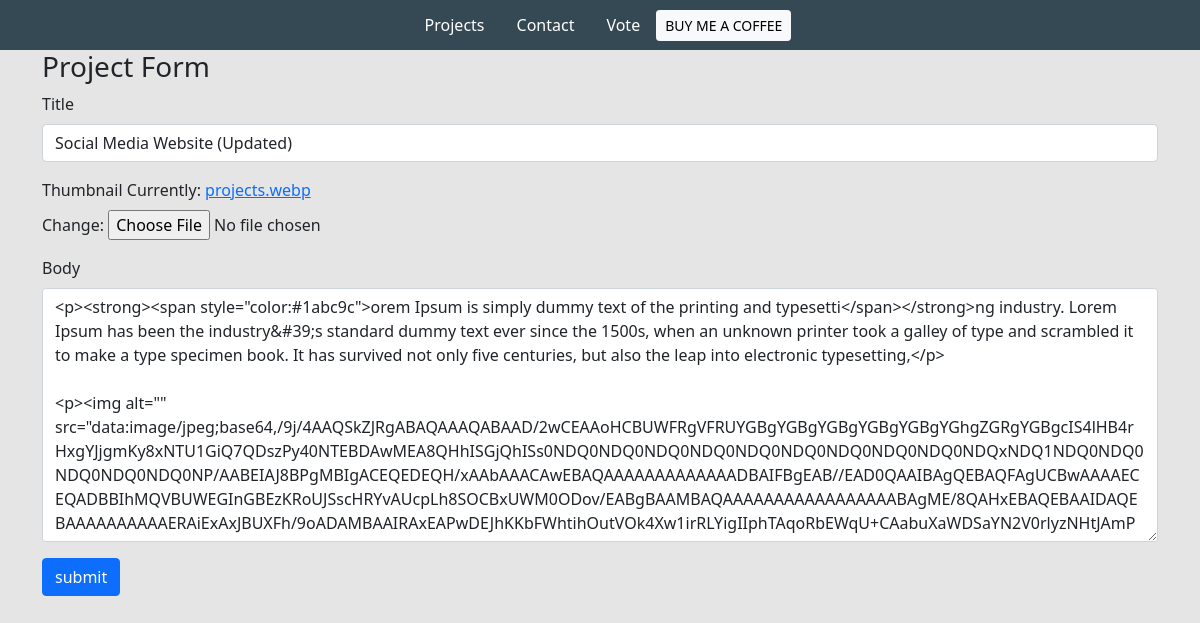
The app's page /edit-project/9f175001-c7e7-47c7-a572-4d70f0634627/, older data.
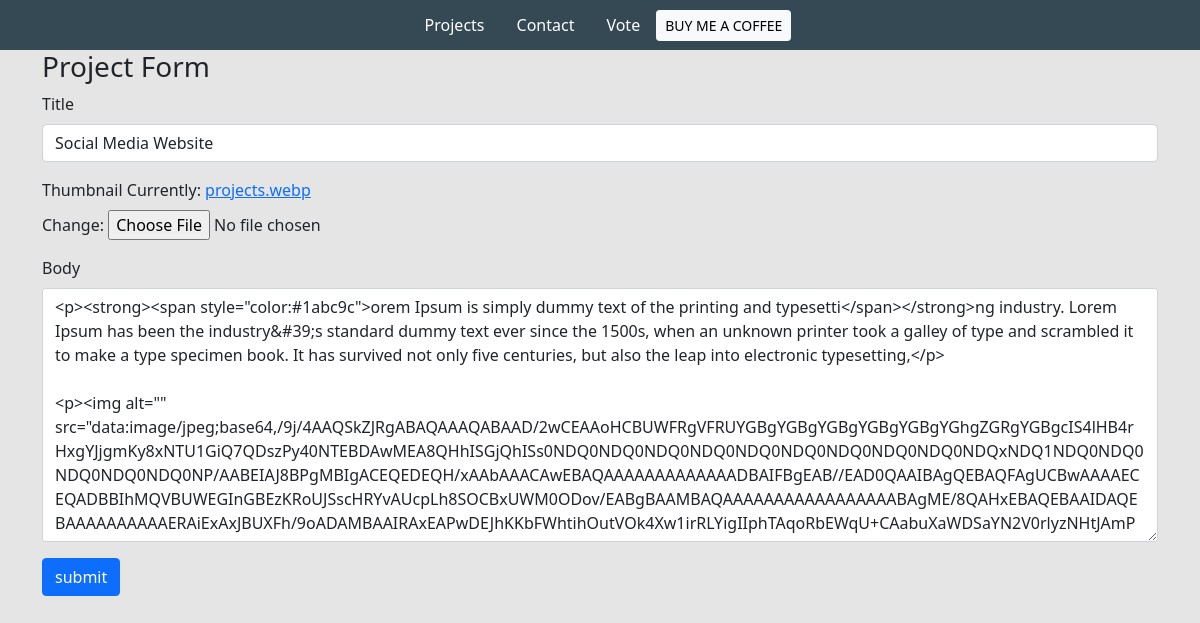
The same page, newer data.
### base/models.py (models this page shows, shortened)
class Project(models.Model):
    title = models.CharField(max_length=200)
    thumbnail = models.ImageField(null=True)
    body = RichTextUploadingField()
    slug = models.SlugField(null=True, blank=True)
    created = models.DateTimeField(auto_now_add=True)
    id = models.UUIDField(default=uuid.uuid4,  unique=True,
                          primary_key=True, editable=False)

### base/views.py (the view)
# urls.py: path('edit-project/<str:pk>/', views.editProject, name="edit-project"),
def editProject(request, pk):
    project = Project.objects.get(id=pk)
    form = ProjectForm(instance=project)
    if request.method == 'POST':
        form = ProjectForm(request.POST, request.FILES, instance=project)
        if form.is_valid():
            form.save()
            return redirect('home')
    context = {'form': form}
    return render(request, 'base/project_form.html', context)

### base/forms.py
class ProjectForm(ModelForm):
    class Meta:
        model = Project
        fields = ['title', 'thumbnail', 'body']
    def __init__(self, *args, **kwargs):
        super(ProjectForm, self).__init__(*args, **kwargs)
        self.fields['title'].widget.attrs.update(
            {'class': 'form-control'})
        self.fields['body'].widget.attrs.update(
            {'class': 'form-control', })

### base/templates/base/project_form.html (shortened to what this page needs)
{% extends 'base/main.html' %}
{% load static %}
{% block content %}
<div class="container">
    <h3>Project Form</h3>
    <form method="POST" enctype="multipart/form-data">
        {% for field in form %}
        <div class="mb-3">
            <label for="exampleInputPassword1" class="form-label">{{field.label}}</label>
            {{field}}
        </div>
        {% endfor %}
        <input class="btn btn-primary" type="submit" value="submit">
    </form>
</div>
{% endblock content %}

Row changes from the older to the newer data that the page shows:
changed Project: title "Social Media Website (Updated)" → "Social Media Website"
